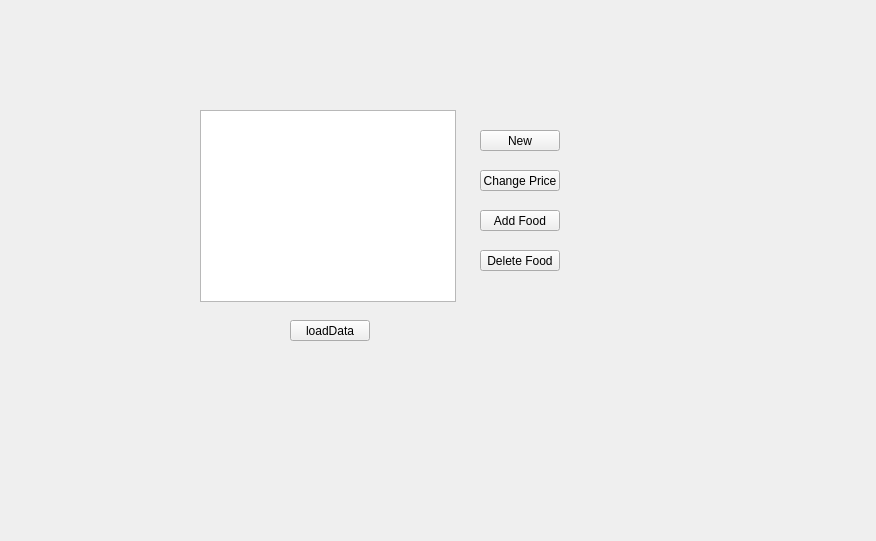
<?xml version="1.0" encoding="UTF-8"?>
<ui version="4.0">
 <class>adminView</class>
 <widget class="QWidget" name="adminView">
  <property name="geometry">
   <rect>
    <x>0</x>
    <y>0</y>
    <width>876</width>
    <height>541</height>
   </rect>
  </property>
  <property name="windowTitle">
   <string>Form</string>
  </property>
  <widget class="QTableView" name="data">
   <property name="geometry">
    <rect>
     <x>200</x>
     <y>110</y>
     <width>256</width>
     <height>192</height>
    </rect>
   </property>
  </widget>
  <widget class="QPushButton" name="loadData">
   <property name="geometry">
    <rect>
     <x>290</x>
     <y>320</y>
     <width>80</width>
     <height>21</height>
    </rect>
   </property>
   <property name="text">
    <string>loadData</string>
   </property>
  </widget>
  <widget class="QPushButton" name="new_2">
   <property name="geometry">
    <rect>
     <x>480</x>
     <y>130</y>
     <width>80</width>
     <height>21</height>
    </rect>
   </property>
   <property name="text">
    <string>New</string>
   </property>
  </widget>
  <widget class="QPushButton" name="changePrice">
   <property name="geometry">
    <rect>
     <x>480</x>
     <y>170</y>
     <width>80</width>
     <height>21</height>
    </rect>
   </property>
   <property name="text">
    <string>Change Price</string>
   </property>
  </widget>
  <widget class="QPushButton" name="addFood">
   <property name="geometry">
    <rect>
     <x>480</x>
     <y>210</y>
     <width>80</width>
     <height>21</height>
    </rect>
   </property>
   <property name="text">
    <string>Add Food</string>
   </property>
  </widget>
  <widget class="QPushButton" name="deleteFood">
   <property name="geometry">
    <rect>
     <x>480</x>
     <y>250</y>
     <width>80</width>
     <height>21</height>
    </rect>
   </property>
   <property name="text">
    <string>Delete Food</string>
   </property>
  </widget>
 </widget>
 <resources/>
 <connections/>
</ui>
